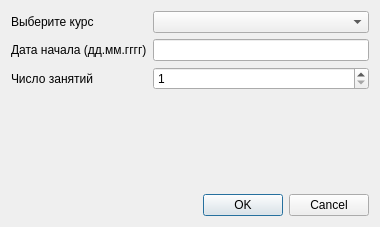
<?xml version="1.0" encoding="UTF-8"?>
<ui version="4.0">
 <class>DialogCreateNewClass</class>
 <widget class="QDialog" name="DialogCreateNewClass">
  <property name="geometry">
   <rect>
    <x>0</x>
    <y>0</y>
    <width>380</width>
    <height>227</height>
   </rect>
  </property>
  <property name="windowTitle">
   <string>Запись на курс</string>
  </property>
  <layout class="QVBoxLayout" name="verticalLayout">
   <item>
    <layout class="QFormLayout" name="formLayout">
     <item row="0" column="0">
      <widget class="QLabel" name="label">
       <property name="text">
        <string>Выберите курс</string>
       </property>
      </widget>
     </item>
     <item row="0" column="1">
      <widget class="QComboBox" name="comboBoxChooseClass"/>
     </item>
     <item row="1" column="0">
      <widget class="QLabel" name="label_2">
       <property name="text">
        <string>Дата начала (дд.мм.гггг)</string>
       </property>
      </widget>
     </item>
     <item row="1" column="1">
      <widget class="QLineEdit" name="lineEditDateStart"/>
     </item>
     <item row="2" column="0">
      <widget class="QLabel" name="label_3">
       <property name="text">
        <string>Число занятий</string>
       </property>
      </widget>
     </item>
     <item row="2" column="1">
      <widget class="QSpinBox" name="spinBoxCountClass">
       <property name="minimum">
        <number>1</number>
       </property>
       <property name="maximum">
        <number>1000</number>
       </property>
      </widget>
     </item>
    </layout>
   </item>
   <item>
    <spacer name="verticalSpacer">
     <property name="orientation">
      <enum>Qt::Vertical</enum>
     </property>
     <property name="sizeHint" stdset="0">
      <size>
       <width>20</width>
       <height>97</height>
      </size>
     </property>
    </spacer>
   </item>
   <item>
    <widget class="QDialogButtonBox" name="buttonBox">
     <property name="orientation">
      <enum>Qt::Horizontal</enum>
     </property>
     <property name="standardButtons">
      <set>QDialogButtonBox::Cancel|QDialogButtonBox::Ok</set>
     </property>
    </widget>
   </item>
  </layout>
 </widget>
 <resources/>
 <connections>
  <connection>
   <sender>buttonBox</sender>
   <signal>accepted()</signal>
   <receiver>DialogCreateNewClass</receiver>
   <slot>accept()</slot>
   <hints>
    <hint type="sourcelabel">
     <x>248</x>
     <y>254</y>
    </hint>
    <hint type="destinationlabel">
     <x>157</x>
     <y>274</y>
    </hint>
   </hints>
  </connection>
  <connection>
   <sender>buttonBox</sender>
   <signal>rejected()</signal>
   <receiver>DialogCreateNewClass</receiver>
   <slot>reject()</slot>
   <hints>
    <hint type="sourcelabel">
     <x>316</x>
     <y>260</y>
    </hint>
    <hint type="destinationlabel">
     <x>286</x>
     <y>274</y>
    </hint>
   </hints>
  </connection>
 </connections>
</ui>
